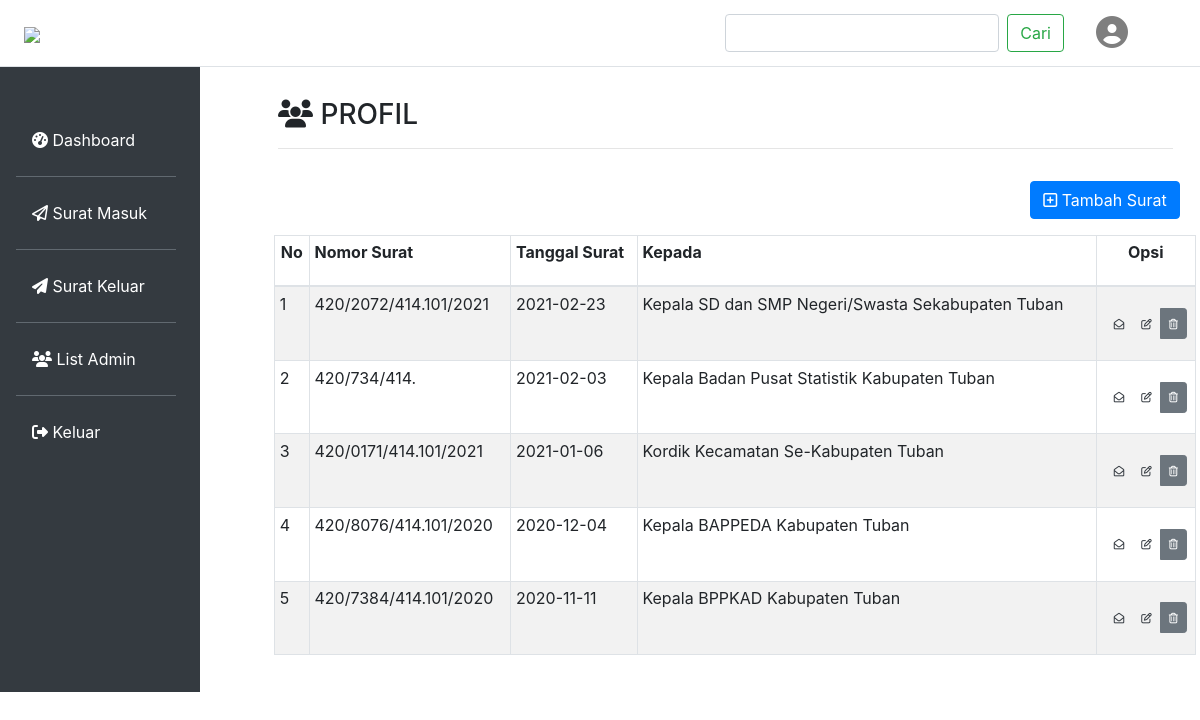
The page /Profil.php on the database its author committed.
### tables this page shows
CREATE TABLE `surat_keluar` (
  `id_suratkeluar` int(4) NOT NULL,
  `nmr_surat` varchar(50) NOT NULL,
  `tgl_surat` date NOT NULL,
  `surat_ke` varchar(500) NOT NULL,
  `isi` varchar(1000) NOT NULL,
  `id_pengguna` int(4) NOT NULL
);

### Profil.php (the view, shortened to what this page needs)
<!doctype html>
<html lang="en">
  <head>
    <link rel="stylesheet" href="css/bootstrap.min.css">
	<link rel="stylesheet" href="style.css">
  </head>
  <body>
	<div class="row no-gutters pr-3">
		<?php
		include('menu.php');
		include('sambungan.php');
	    ?>
		<div class="left col-md-10 p-3 mt-3">
			<div class="mt-2 ml-5 pt-2 pl-1 mr-2"><h3><i class="fas fa-users"></i>  PROFIL</h3> <hr></div>
			<div class="row ml-5 pt-3 pb-5">
				<div class="mb-3 ml-auto mr-3"><a class="btn btn-primary" href="surkeltambah.php" role="button"><i class="far fa-plus-square"></i> Tambah Surat</a></div>
				<table class="table table-sm table-striped table-bordered">
				<thead>
					<tr>
					<th scope="col"><p class="text-center">No</p></th>
					<th scope="col"><p class="text-left">Nomor Surat</p></th>
					<th scope="col"><p class="text-left">Tanggal Surat</p></th>
					<th scope="col"><p class="text-left">Kepada</p></th>
					<th scope="col"><p class="text-center">Opsi</p></th>
					</tr>
				</thead>
				<tbody>
					<?php
					$sql = 'SELECT* FROM surat_keluar order by tgl_surat DESC';
					$query = mysqli_query($conn, $sql);
					$no=1;
					while ($row = mysqli_fetch_array($query)){
    	        	echo '
					<tr class="align-middle"><th scope="col"><p class="font-weight-normal">'.$no.'</p></th>
					<th scope="col"><p class="font-weight-normal">'.$row['nmr_surat'].'</p></th>
					<th scope="col"><p class="font-weight-normal">'.$row['tgl_surat'].'</p></th>
					<th scope="col"><p class="font-weight-normal">'.$row['surat_ke'].'</p></th>
					<th scope="col"><p class="font-weight-normal"><center>
					<div class="btn-group btn-group-toggle" data-toggle="buttons">
					<label class="btn btn-white btn-sm">
						<a href="surkelfull.php?id='.$row['id_suratkeluar'].'" class="text-dark">
						<input type="radio" name="options" id="option1"> <i class="far fa-envelope-open fa-xs"></i>
						</a>
					</label>
					<label class="btn btn-white btn-sm">
						<a href="surkeledit.php?id='.$row['id_suratkeluar'].'" class="text-dark">
						<input type="radio" name="options" id="option2"> <i class="far fa-edit fa-xs"></i>
						</a>
					</label>
					<label class="btn btn-secondary active btn-sm">
						<a href="surkelhapus.php?id='.$row['id_suratkeluar'].'" class="text-white">
						<input type="radio" name="options" id="option3"> <i class="far fa-trash-alt fa-xs"></i>
						</a>
					</label>
					</div></center>
					</p></th></tr>';
					$no++;
					}
					?>
				</tbody>
				</table>
			</div>
		</div>
	</div>
	<?php
		include('headadmin.php');
	?>
  </body>
</html>

### menu.php
<html lang="en">
	<div class="col-md-2 bg-dark fixed-top">
    <ul class="nav flex-column mt-5 pb-5 pt-5 ml-3 mr-4 mb-5">
  		<li class="nav-item">
			<br/>
			<a class="nav-link text-white" href="dashboard.php"><i class="fas fa-tachometer-alt"></i>  Dashboard</a><hr class="bg-secondary">
		</li>
		<li class="nav-item">
			<a class="nav-link text-white" href="surmasmenu.php"><i class="far fa-paper-plane"></i>  Surat Masuk</a><hr class="bg-secondary">
		</li>
		<li class="nav-item">
			<a class="nav-link text-white" href="surkelmenu.php"><i class="fas fa-paper-plane"></i>  Surat Keluar</a><hr class="bg-secondary">
		</li>
		<li class="nav-item">
			<a class="nav-link text-white" href="list_admin.php" ><i class="fas fa-users"></i>  List Admin</a><hr class="bg-secondary">
		</li>
		<li class="nav-item">
			<a class="nav-link text-white" href="logout.php" ><i class="fas fa-sign-out-alt"></i>  Keluar</a>
		</li>
		<br/><br/><br/><br/><br/><br/>
		</ul>
	</div>
    </html>

### headadmin.php (shortened to what this page needs)
<!doctype html>
<html lang="en">
  <head>
  </head>
  <body>
    <nav class="navbar navbar-expand-lg navbar-light bg-white fixed-top border-bottom">
        <a class="navbar-brand" href="index.php"><img src="img/logodispendik.png" class="ml-2"/></a>
        <div class="collapse navbar-collapse" id="navbarNav">
        <ul class="navbar-nav ml-auto">
        <form class="form-inline my-2 my-lg-0">
        <input class="form-control mr-sm-2" type="search" aria-label="Search">
        <button class="btn btn-outline-success my-2 my-sm-0" type="submit">Cari</button>
        </form>
        <li class="nav-item ml-4">
            <a class="nav-link mr-5 font-weight-bold" href="profil.php" data-toggle="tooltip" data-placement="bottom" title="Profil"><i class="fas fa-user-circle fa-2x"></i></a>
        </li></ul>
        </div>
    </nav>
  </body>
</html>

### style.css (style rules this page uses)
body { margin-top: 50px; background: white; }
.left { margin-left: 210px; }

### rows shown on the page
surat_keluar: nmr_surat "420/2072/414.101/2021", tgl_surat "2021-02-23", surat_ke "Kepala SD dan SMP Negeri/Swasta Sekabupaten Tuban"
surat_keluar: nmr_surat "420/734/414.", tgl_surat "2021-02-03", surat_ke "Kepala Badan Pusat Statistik Kabupaten Tuban"
surat_keluar: nmr_surat "420/0171/414.101/2021", tgl_surat "2021-01-06", surat_ke "Kordik Kecamatan Se-Kabupaten Tuban"
surat_keluar: nmr_surat "420/8076/414.101/2020", tgl_surat "2020-12-04", surat_ke "Kepala BAPPEDA Kabupaten Tuban"
surat_keluar: nmr_surat "420/7384/414.101/2020", tgl_surat "2020-11-11", surat_ke "Kepala BPPKAD Kabupaten Tuban"
